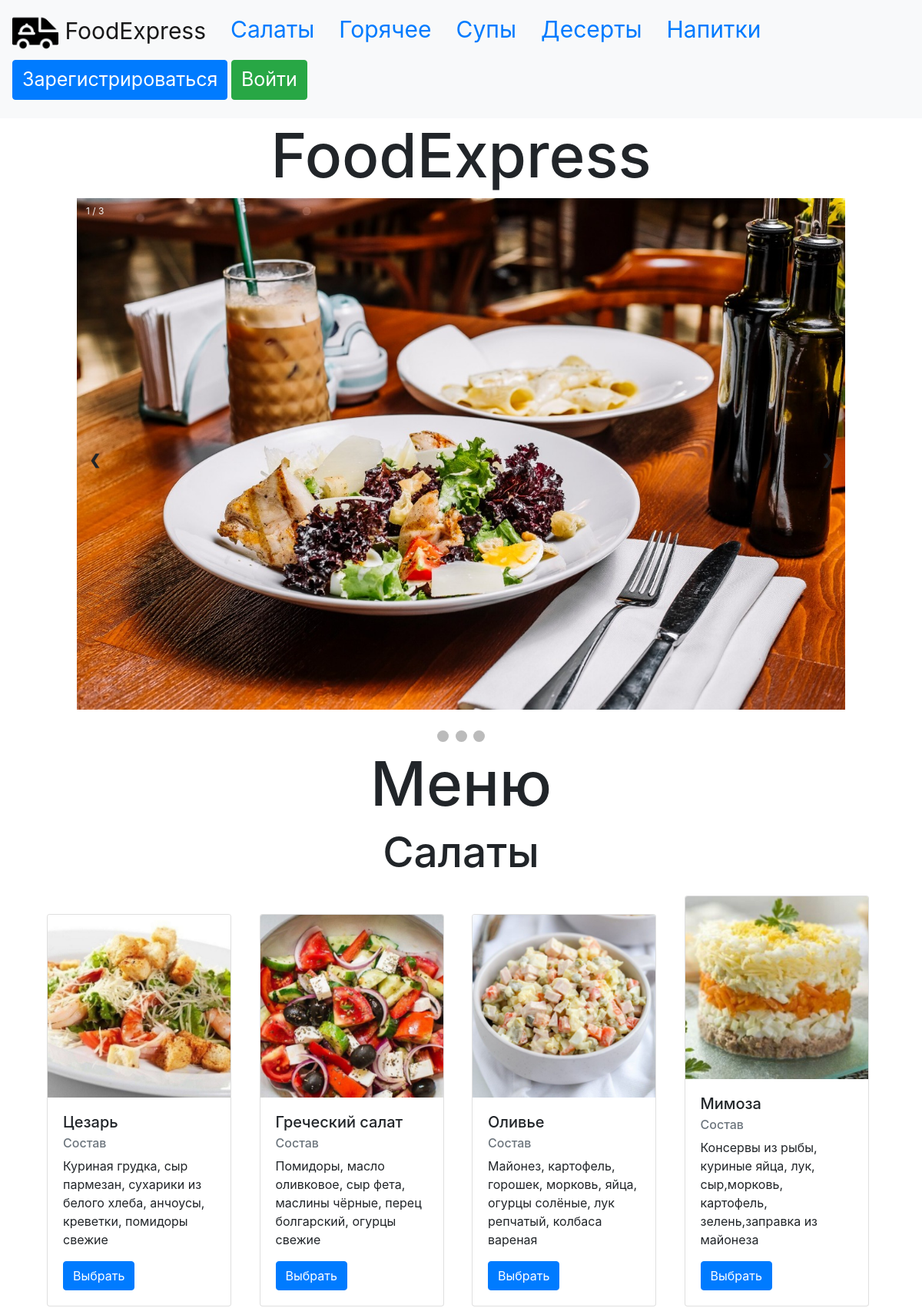
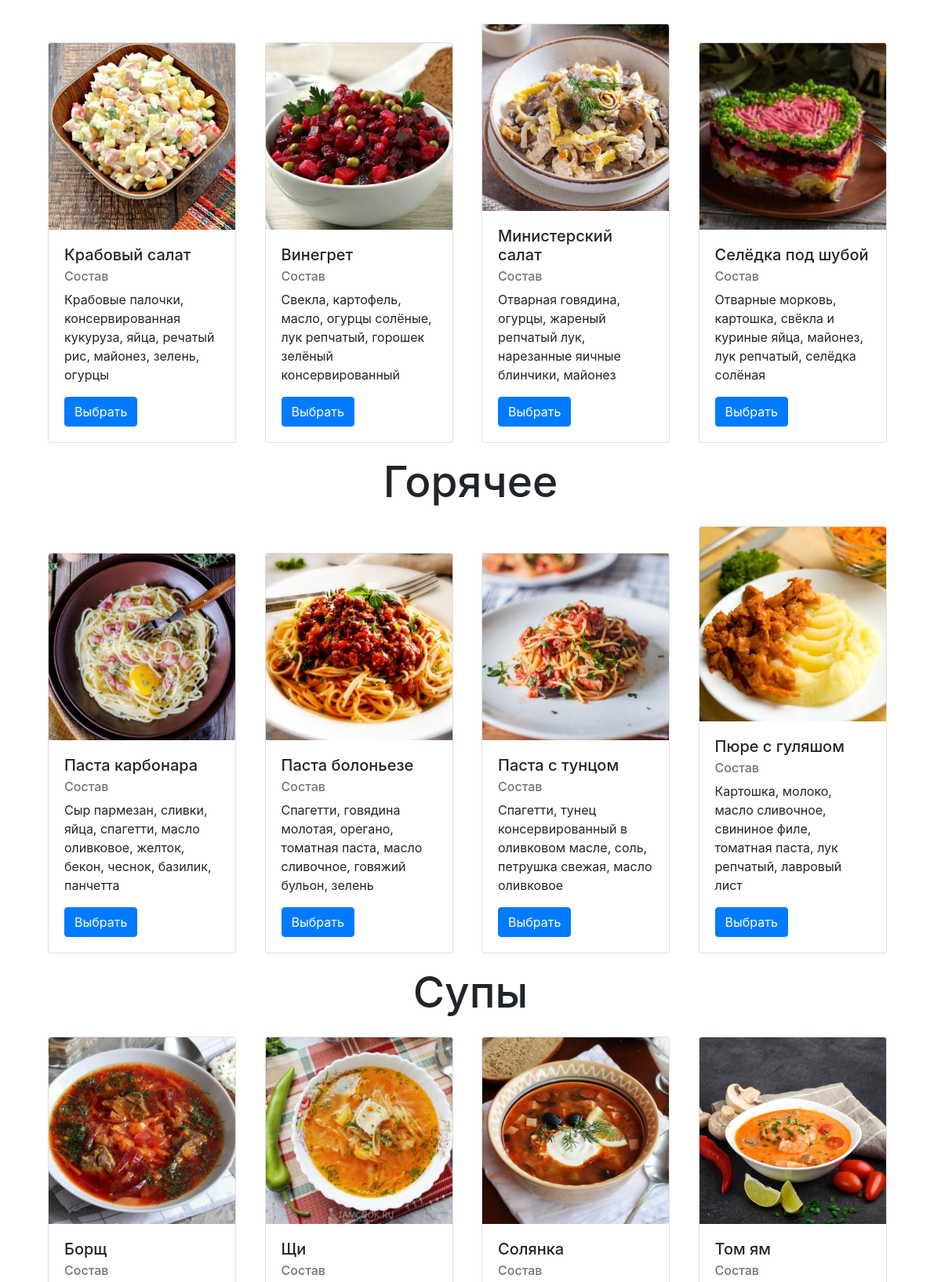
The page / (upper part) on the database its author committed (2 pictures, top to bottom).
### data/food.py (models this page shows)
class Food(SqlAlchemyBase, SerializerMixin):
    __tablename__ = 'food'
    id = sqlalchemy.Column(sqlalchemy.Integer,
                           primary_key=True, autoincrement=True)
    type = sqlalchemy.Column(sqlalchemy.String, nullable=True)
    name = sqlalchemy.Column(sqlalchemy.String, nullable=True)
    about = sqlalchemy.Column(sqlalchemy.String, nullable=True)
    price = sqlalchemy.Column(sqlalchemy.String, nullable=True)
    image = sqlalchemy.Column(sqlalchemy.String, nullable=True)

### main.py (the view)
    @app.route("/")
    def index():
        form = FoodForm()
        id = 1
        db_sess = db_session.create_session()
        userr = db_sess.query(User).all()
        food = db_sess.query(Food).all()
        return render_template("index.html", food=food, user=userr, form=form, id=id)

### data/db_session.py (called while the page is built)
def create_session() -> Session:
    global __factory
    return __factory()

### templates/index.html (shortened to what this page needs)
{% extends "base.html" %}
{% block content %}
    <h1 class="text-center" style="font-size: 80px">FoodExpress</h1>
    <div class="slideshow-container displayed">
        <div class="mySlides">
            <div class="numbertext">1 / 3</div>
            <img src="{{ url_for('static', filename='img/pic1.jpeg') }}"
                 alt="здесь должна была быть картинка, но не нашлась" style="width:100%">
            <div class="text"></div>
        </div>
        <a class="prev" onclick="plusSlides(-1)">❮</a>
        <a class="next" onclick="plusSlides(1)">❯</a>
    </div>
    <br>
    <div style="text-align:center">
        <span class="dot" onclick="currentSlide(1)"></span>
        <span class="dot" onclick="currentSlide(2)"></span>
        <span class="dot" onclick="currentSlide(3)"></span>
    </div>
    <h1 class="text-center" style="font-size: 80px" id="menu">Меню</h1>
    <h1 class="text-center" style="font-size: 55px" id="salads">Салаты</h1>
    {% for item in food %}
        {% if item.type == 'салат' %}
            {% set a = item.name + "0" %}
            {% set b = '#' + item.name + "0" %}
            <div class="card" style="width: 15rem;">
                <img src="{{ url_for('static', filename=item.image) }}"
                     alt="здесь должна была быть картинка, но не нашлась" class="card-img-top">
                <div class="card-body">
                    <h5 class="card-title">{{ item.name }}</h5>
                    <h6 class="card-subtitle mb-2 text-muted">Состав</h6>
                    <p class="card-text">{{ item.about }}</p>
                    <a class="btn btn-primary" href="/food/{{ item.id }}">Выбрать</a>
                </div>
            </div>
        {% endif %}
    {% endfor %}
    <h1 class="text-center" style="font-size: 55px" id="hot">Горячее</h1>
    {% for item in food %}
        {% if item.type == 'горячее' %}
            <div class="card" style="width: 15rem;">
                <img src="{{ url_for('static', filename=item.image) }}"
                     alt="здесь должна была быть картинка, но не нашлась" class="card-img-top">
                <div class="card-body">
                    <h5 class="card-title">{{ item.name }}</h5>
                    <h6 class="card-subtitle mb-2 text-muted">Состав</h6>
                      <p class="card-text">{{ item.about }}</p>
                    <a class="btn btn-primary" href="/food/{{ item.id }}">Выбрать</a>
                </div>
            </div>
        {% endif %}
    {% endfor %}
    <h1 class="text-center" style="font-size: 55px" id="soups">Супы</h1>
    {% for item in food %}
        {% if item.type == 'суп' %}
            <div class="card" style="width: 15rem;">
                <img src="{{ url_for('static', filename=item.image) }}"
                     alt="здесь должна была быть картинка, но не нашлась" class="card-img-top">
                <div class="card-body">
                    <h5 class="card-title">{{ item.name }}</h5>
                    <h6 class="card-subtitle mb-2 text-muted">Состав</h6>
                </div>
            </div>
        {% endif %}
    {% endfor %}
{% endblock %}

### templates/base.html (shortened to what this page needs)
<!doctype html>
<html lang="en">
<head>
    <link rel="stylesheet"
          href="https://stackpath.bootstrapcdn.com/bootstrap/4.4.1/css/bootstrap.min.css"
>
</head>
<body>
<header>
    <nav class="navbar navbar-light bg-light">
        <ul class="nav">
            <a class="navbar-brand" href="/" style="font-size: 30px">
                <img src="{{ url_for('static', filename='img/icon.png') }}" width="60" height="60" alt="">
                FoodExpress
            </a>
            <li class="nav-item">
                <a class="nav-link" href="/#salads" style="font-size: 30px">Салаты</a>
            </li>
            <li class="nav-item">
                <a class="nav-link" href="/#hot" style="font-size: 30px">Горячее</a>
            </li>
            <li class="nav-item">
                <a class="nav-link" href="/#soups" style="font-size: 30px">Супы</a>
            </li>
            <li class="nav-item">
                <a class="nav-link" href="/#deserts" style="font-size: 30px">Десерты</a>
            </li>
            <li class="nav-item">
                <a class="nav-link" href="/#drinks" style="font-size: 30px">Напитки</a>
            </li>
        </ul>
        {% if current_user.is_authenticated %}
            <a class="navbar-brand" href="/logout" style="font-size: 30px">{{ current_user.name }}</a>
        {% else %}
            <p>
                <a class="btn btn-primary " href="/register" style="font-size: 25px; vertical-align: center">Зарегистрироваться</a>
                <a class="btn btn-success" href="/login" style="font-size: 25px; vertical-align: center">Войти</a>
            </p>
        {% endif %}
    </nav>
</header>
<main role="main" class="container">
    {% block content %}{% endblock %}
</main>
</body>
</html>

### templates/base.html (style rules this page uses)
header { position: sticky; top: 0; z-index: 1; }

### templates/index.html (style rules this page uses)
html { font-family: sans-serif; }
* { box-sizing: border-box }
header { position: sticky; top: 0; z-index: 1; }
.slideshow-container { max-width: 1000px; position: relative; margin: auto; }
.mySlides { display: none; }
.prev, .next { cursor: pointer; position: absolute; top: 50%; width: auto; margin-top: -22px; padding: 16px; color: white; font-weight: bold; font-size: 18px; transition: 0.6s ease; border-radius: 0 3px 3px 0; }
.next { right: 0; border-radius: 3px 0 0 3px; }
.text { color: #f2f2f2; font-size: 15px; padding: 8px 12px; position: absolute; bottom: 8px; width: 100%; text-align: center; }
.numbertext { color: #f2f2f2; font-size: 12px; padding: 8px 12px; position: absolute; top: 0; }
.dot { cursor: pointer; height: 15px; width: 15px; margin: 0 2px; background-color: #bbb; border-radius: 50%; display: inline-block; transition: background-color 0.6s ease; }

### rows shown on the page
Food: image (picture), name "Цезарь", about "Куриная грудка, сыр пармезан, сухарики из белого хлеба, анчоусы, креветки, помидоры свежие"
Food: image (picture), name "Греческий салат", about "Помидоры, масло оливковое, сыр фета, маслины чёрные, перец болгарский, огурцы свежие"
Food: image (picture), name "Оливье", about "Майонез, картофель, горошек, морковь, яйца, огурцы солёные, лук репчатый, колбаса вареная"
Food: image (picture), name "Мимоза", about "Консервы из рыбы, куриные яйца, лук, сыр,морковь, картофель, зелень,заправка из майонеза"
Food: image (picture), name "Крабовый салат", about "Крабовые палочки, консервированная кукуруза, яйца, речатый рис, майонез, зелень, огурцы"
Food: image (picture), name "Винегрет", about "Свекла, картофель, масло, огурцы солёные, лук репчатый, горошек зелёный консервированный"
Food: image (picture), name "Министерский салат", about "Отварная говядина, огурцы, жареный репчатый лук, нарезанные яичные блинчики, майонез"
Food: image (picture), name "Селёдка под шубой", about "Отварные морковь, картошка, свёкла и куриные яйца, майонез, лук репчатый, селёдка солёная"
Food: image (picture), name "Паста карбонара", about "Сыр пармезан, сливки, яйца, спагетти, масло оливковое, желток, бекон, чеснок, базилик, панчетта"
Food: image (picture), name "Паста болоньезе", about "Спагетти, говядина молотая, орегано, томатная паста, масло сливочное, говяжий бульон, зелень"
Food: image (picture), name "Паста с тунцом", about "Спагетти, тунец консервированный в оливковом масле, соль, петрушка свежая, масло оливковое"
Food: image (picture), name "Пюре с гуляшом", about "Картошка, молоко, масло сливочное, свининое филе, томатная паста, лук репчатый, лавровый лист"
Food: image (picture), name "Борщ"
Food: image (picture), name "Щи"
Food: image (picture), name "Солянка"
Food: image (picture), name "Том ям"
